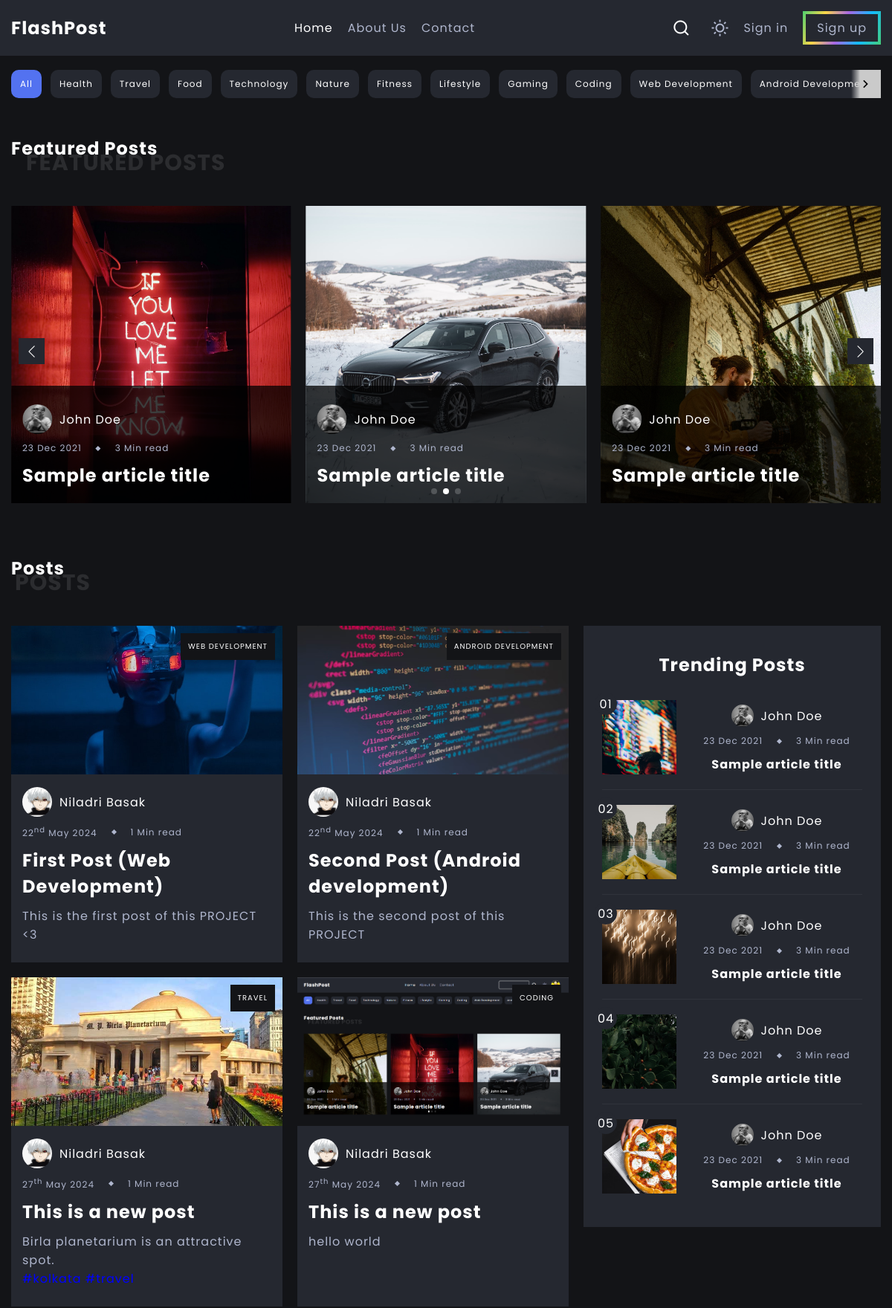
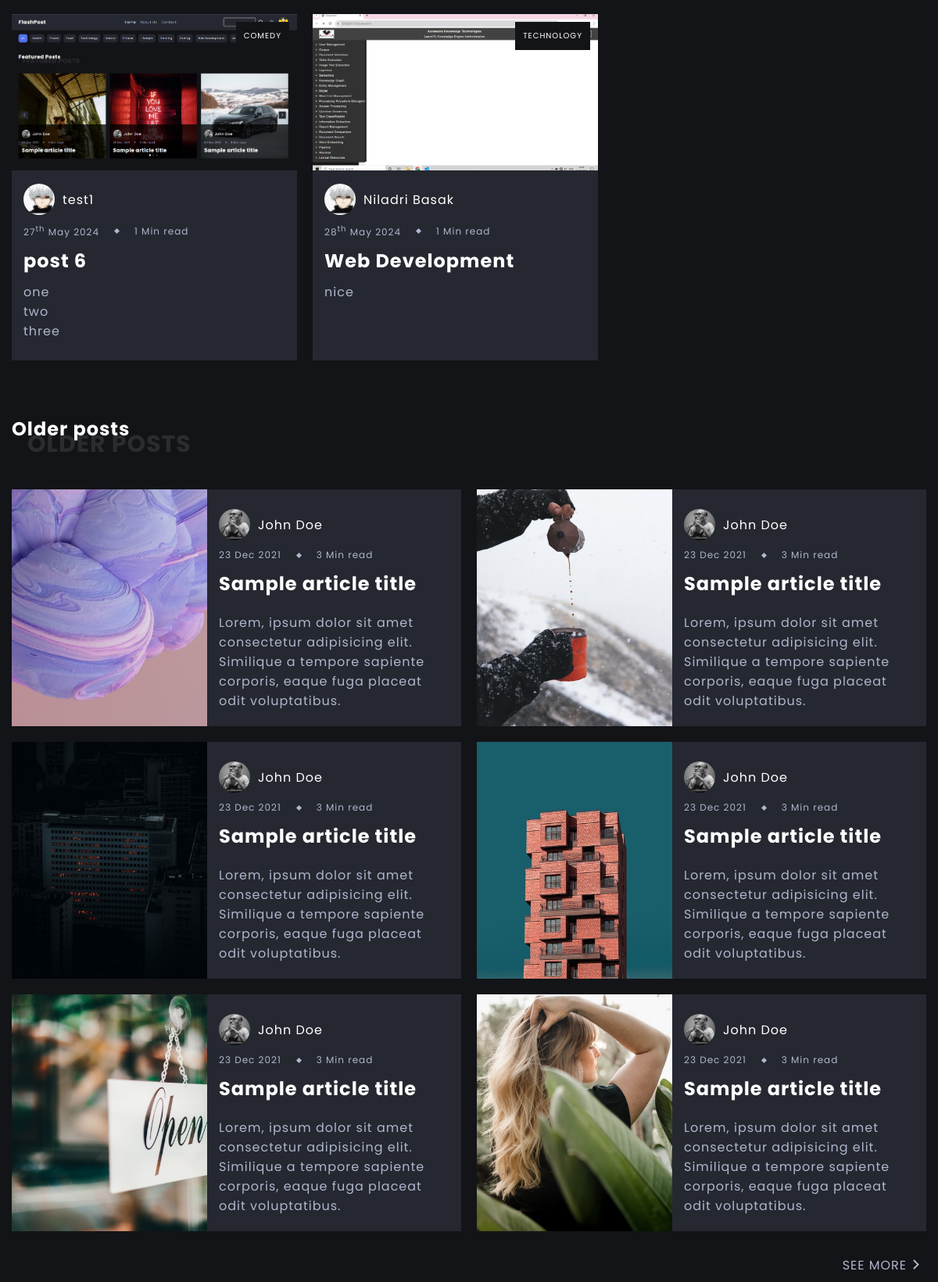
The page / (upper part) on the database its author committed (2 pictures, top to bottom).
### tables this page shows
CREATE TABLE `categories` (
  `cat_id` int(3) NOT NULL,
  `cat_title` varchar(255) NOT NULL
);

CREATE TABLE `posts` (
  `post_id` int(3) NOT NULL,
  `post_author_id` int(10) NOT NULL,
  `post_category_id` int(3) NOT NULL,
  `post_title` varchar(255) NOT NULL,
  `post_author` varchar(255) NOT NULL,
  `post_user` varchar(255) NOT NULL,
  `post_date` date NOT NULL DEFAULT current_timestamp(),
  `post_image` text NOT NULL,
  `post_content` text NOT NULL,
  `post_type` varchar(20) NOT NULL,
  `post_comment_count` varchar(255) NOT NULL,
  `post_status` varchar(255) NOT NULL DEFAULT 'draft',
  `post_views_count` int(11) NOT NULL,
  `post_likes` bigint(10) UNSIGNED DEFAULT NULL
);

CREATE TABLE `users` (
  `user_id` int(10) UNSIGNED NOT NULL,
  `user_name` varchar(255) NOT NULL,
  `user_username` varchar(255) NOT NULL,
  `user_email` varchar(255) NOT NULL,
  `user_image` text DEFAULT NULL,
  `user_password` varchar(255) NOT NULL,
  `user_role` tinyint(2) NOT NULL DEFAULT 0,
  `user_created_at` timestamp NOT NULL DEFAULT current_timestamp(),
  `user_updated_at` timestamp NULL DEFAULT NULL
);

### config/functions.php (the view, shortened to what this page needs)
<?php
function show_category()
{
    global $connection;
    $select_all_query = "SELECT * FROM categories";
    $select_all_result = mysqli_query($connection, $select_all_query);
    while ($row = mysqli_fetch_assoc($select_all_result)) {
        echo "<li class='tab'>{$row['cat_title']}</li>";
    }
}
function post_date($date)
{
    $dateTime = new DateTime($date);
    $day = $dateTime->format('j');
    $month = $dateTime->format('F');
    $year = $dateTime->format('Y');
    if ($day == 1 || $day == 21 || $day == 31) {
        $suffix = 'st';
    } elseif ($day == 2 || $day == 22) {
        $suffix = 'nd';
    } elseif ($day == 3 || $day == 23) {
        $suffix = 'rd';
    } else {
        $suffix = 'th';
    }
    return $day . "<sup>$suffix</sup>" . ' ' . $month . ' ' . $year;
}
function estimateReadingTime($content)
{
    $wordsPerMinute = 200;
    $text = strip_tags(html_entity_decode($content));
    $wordCount = str_word_count($text);
    $readingTimeMinutes = ceil($wordCount / $wordsPerMinute);
    return $readingTimeMinutes . " Min" . " read";
}
function trimWords($text)
{
    $maxLength = 175;
    return $text;
}
function show_blog_posts()
{
    global $connection;
    $post_query =
        "
            SELECT posts.post_id, posts.post_title, posts.post_content, posts.post_image, posts.post_date, posts.post_status, categories.cat_title, users.user_name, users.user_image
            FROM posts
            JOIN categories
            ON posts.post_category_id = categories.cat_id
            JOIN users
            ON posts.post_author_id = users.user_id
        ";
    $post_result = mysqli_query($connection, $post_query);
    while ($row = mysqli_fetch_assoc($post_result)) {
        if ($row['post_status'] == "published") {
            $post_date = post_date($row['post_date']);
            $reading_time = estimateReadingTime($row['post_content']);
            $blog_post_content = trimWords($row['post_content']);
            if ($row['user_image'] !== NULL) {
                $user_image = ROOT_URL . "images/" . $row['user_image'];
            } else {
                $user_image = ROOT_URL . "images/user-profile-image.png";
            }
            echo
            "
                <a href='post.php?post={$row['post_id']}' class='blog-article blog-featured-article'>
                    <img src='" . ROOT_URL . "images/{$row['post_image']}" . "' alt='' class='blog-article-image' />
                    <span class='article-category'>{$row['cat_title']}</span>
                    <div class='blog-article-data-container'>
                    <div class='post-author'>
                        <img class='author-img' src='$user_image' alt='Author Profile Image'>
                        <span class='author-name'>{$row['user_name']}</span>
                    </div>
                    <div class='article-data'>
                        <span>{$post_date}</span>
                        <span class='article-data-spacer'></span>
                        <span>{$reading_time}</span>
                    </div>
                    <h3 class='title article-title'>{$row['post_title']}</h3>
                    <div class='article-content'>
                        <p>{$blog_post_content}</p>
                    </div>
                    </div>
                </a>
            ";
        }
    }
}

### rows shown on the page
categories: cat_title "Health"
categories: cat_title "Travel"
categories: cat_title "Food"
categories: cat_title "Technology"
categories: cat_title "Nature"
categories: cat_title "Fitness"
categories: cat_title "Lifestyle"
categories: cat_title "Gaming"
categories: cat_title "Coding"
categories: cat_title "Web Development"
categories: cat_title "Android Development"
posts: post_image (picture), categories.cat_title "WEB DEVELOPMENT", users.user_image (picture), users.user_name "Niladri Basak", post_date "22", post_date "nd", post_date "May", post_date "2024", post_content "1 Min read", post_title "First Post (Web Development)", post_content "This is the first post of this PROJECT <3"
posts: post_image (picture), categories.cat_title "ANDROID DEVELOPMENT", users.user_image (picture), users.user_name "Niladri Basak", post_date "22", post_date "nd", post_date "May", post_date "2024", post_content "1 Min read", post_title "Second Post (Android development)", post_content "This is the second post of this PROJECT"
posts: post_image (picture), categories.cat_title "TRAVEL", users.user_image (picture), users.user_name "Niladri Basak", post_date "27", post_date "th", post_date "May", post_date "2024", post_content "1 Min read", post_title "This is a new post", post_content "Birla planetarium is an attractive spot."
posts: post_image (picture), categories.cat_title "CODING", users.user_image (picture), users.user_name "Niladri Basak", post_date "27", post_date "th", post_date "May", post_date "2024", post_content "1 Min read", post_title "This is a new post", post_content "hello world"
posts: post_image (picture), categories.cat_title "COMEDY", users.user_image (picture), users.user_name "test1", post_date "27", post_date "th", post_date "May", post_date "2024", post_content "1 Min read", post_title "post 6", post_content "one two three"
posts: post_image (picture), categories.cat_title "TECHNOLOGY", users.user_image (picture), users.user_name "Niladri Basak", post_date "28", post_date "th", post_date "May", post_date "2024", post_content "1 Min read", post_title "Web Development", post_content "nice"
